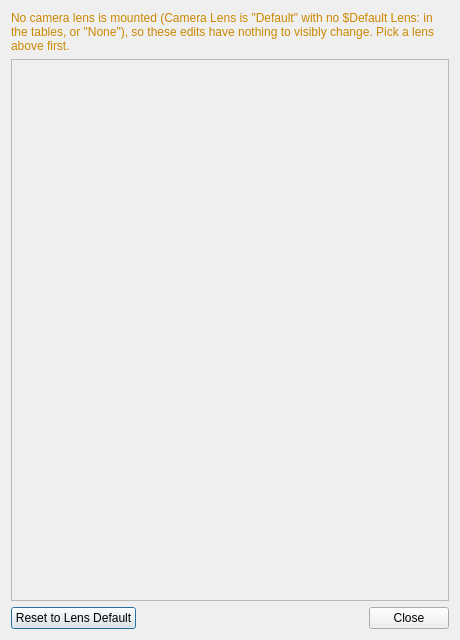
<?xml version="1.0" encoding="UTF-8"?>
<ui version="4.0">
 <class>fso::fred::dialogs::LensApertureDialog</class>
 <widget class="QDialog" name="fso::fred::dialogs::LensApertureDialog">
  <property name="geometry">
   <rect>
    <x>0</x>
    <y>0</y>
    <width>460</width>
    <height>640</height>
   </rect>
  </property>
  <property name="windowTitle">
   <string>Camera Lens</string>
  </property>
  <layout class="QVBoxLayout" name="rootLayout">
   <item>
    <widget class="QLabel" name="noLensWarningLabel">
     <property name="text">
      <string>No camera lens is mounted (Camera Lens is &quot;Default&quot; with no $Default Lens: in the tables, or &quot;None&quot;), so these edits have nothing to visibly change. Pick a lens above first.</string>
     </property>
     <property name="wordWrap">
      <bool>true</bool>
     </property>
     <property name="styleSheet">
      <string notr="true">color: #cc8800;</string>
     </property>
    </widget>
   </item>
   <item>
    <widget class="QScrollArea" name="scrollArea">
     <property name="widgetResizable">
      <bool>true</bool>
     </property>
     <widget class="QWidget" name="scrollAreaContents">
      <!-- Deliberately empty. Every control in this dialog is built at runtime
           from the field table in LensApertureDialog.cpp: spelling the fields out
           here as well would make the .ui a second list to keep in step with the
           code that reads and writes them, which is exactly what that table
           exists to prevent. -->
      <layout class="QVBoxLayout" name="scrollAreaLayout"/>
     </widget>
    </widget>
   </item>
   <item>
    <layout class="QHBoxLayout" name="bottomButtonLayout">
     <item>
      <widget class="QPushButton" name="resetButton">
       <property name="text">
        <string>Reset to Lens Default</string>
       </property>
      </widget>
     </item>
     <item>
      <spacer name="bottomButtonSpacer">
       <property name="orientation">
        <enum>Qt::Horizontal</enum>
       </property>
       <property name="sizeHint" stdset="0">
        <size>
         <width>40</width>
         <height>20</height>
        </size>
       </property>
      </spacer>
     </item>
     <item>
      <widget class="QPushButton" name="closeButton">
       <property name="text">
        <string>Close</string>
       </property>
      </widget>
     </item>
    </layout>
   </item>
  </layout>
 </widget>
 <resources/>
 <connections>
  <connection>
   <sender>closeButton</sender>
   <signal>clicked()</signal>
   <receiver>fso::fred::dialogs::LensApertureDialog</receiver>
   <slot>close()</slot>
  </connection>
 </connections>
</ui>
